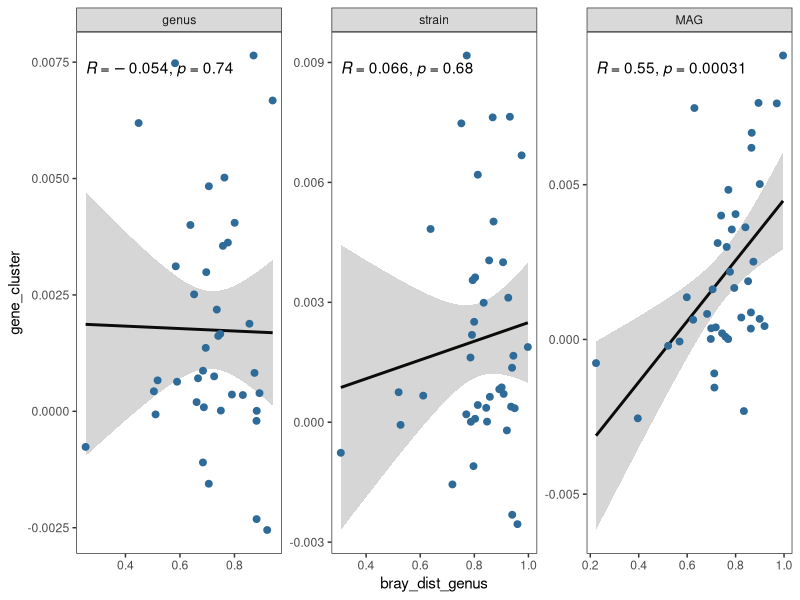

Here is the R script that generated this plot: (Note: this script raises an error after producing the figure.)
####Fig4BCD####
library(ggplot2)
library(ggpubr)
library(forcats)
all <- read.table("bray_genecluster_bacteria.txt",header=T,row.names=1,sep="\t") 
all$index <- fct_inorder(all$index) 
p<- ggplot(all,aes(x = bray_dist_genus,y= gene_cluster)) +
  geom_smooth(method = "lm",colour="#0b0b09") + 
  facet_wrap(~index,scales="free") +
  geom_point(size=2,aes(x = bray_dist_genus,y= gene_cluster),col = "#2e6b98")+ 
  theme_bw() + theme(panel.grid=element_blank()) + stat_cor(method = "spearman") #+ scale_color_manual(values = c("#0e946a","#c45b2d","#1c689e"))#+
p + x11(width=9.5,height=3)
dev.off() 
dev.new() 
####Fig4E####
library(pheatmap)
library(RColorBrewer)
library(vegan)
library(ComplexHeatmap)
data <- read.table("L6_gene_strain_zenglaing_r.txt",header=T,row.names=1,sep="\t")
pheatmap(data,cluster_col = FALSE,border_size = 0.25,cluster_rows = FALSE,
         show_colnames = T,color = colorRampPalette(c("navy", "white", "firebrick3"))(50))

####Fig4G####
library(ggplot2)
library(ggsci)
library(forcats)
aa=read.csv(file='Ko.txt',header = T,stringsAsFactors = F)
aa = read.delim('Ko.txt', sep = '\t', stringsAsFactors = FALSE)
aa$group <- fct_inorder(aa$group)
p = ggplot(data=aa, mapping=aes(x = type, y = log2FoldChange,fill=Description)) + 
  geom_bar(stat="identity",position=position_dodge()) +
  theme_bw() +  theme(panel.grid=element_blank())+coord_flip() +
  scale_fill_manual(values = c( "#6c6c6c","#274fa3","#da2920")) 
